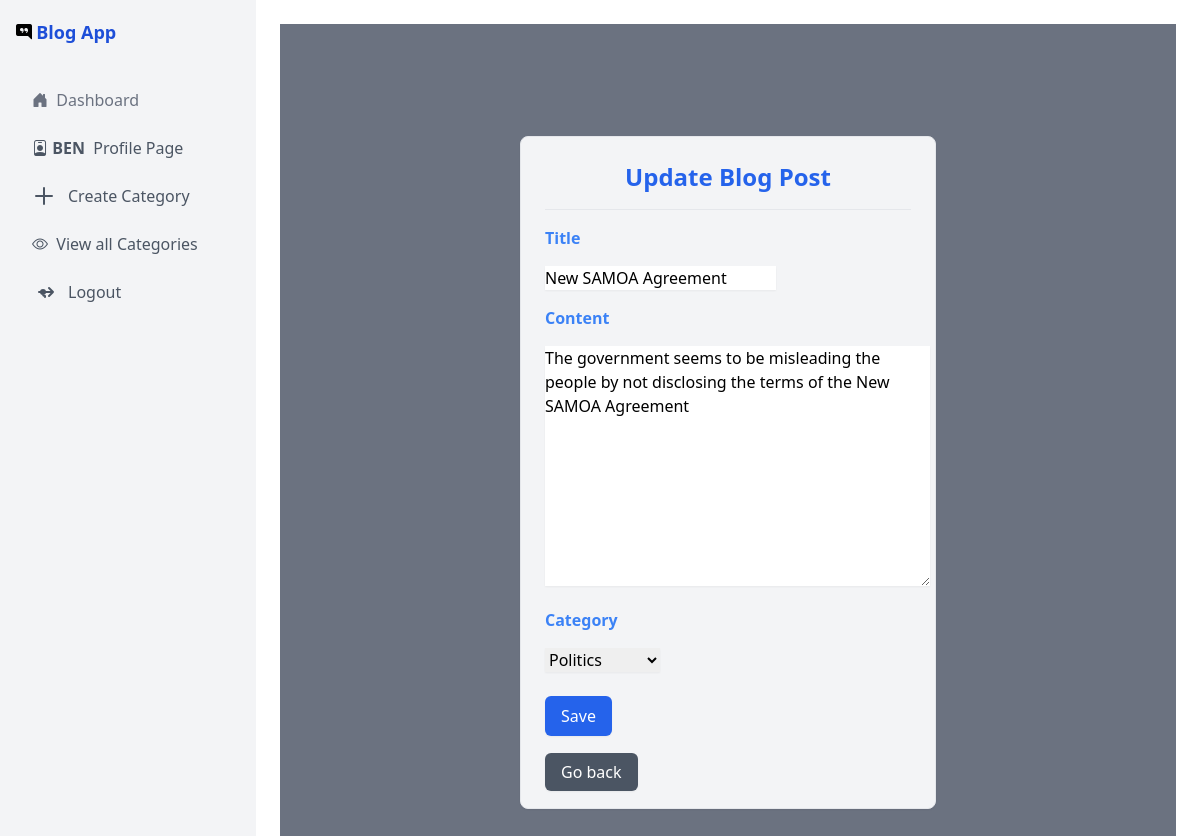
/update-blogpost/4/ (signed in), run on the app's committed database.
### accounts/models.py (models this page shows, shortened)
class CustomUser(AbstractUser):
    username = None
    email = models.EmailField(db_index=True, unique=True, validators=[validate_email])
    profile_pix = models.ImageField(upload_to='profile_pix/', default='profile_pix/sample.png')
    objects = UserManager()
    USERNAME_FIELD = 'email'
    REQUIRED_FIELDS = []
    EMAIL_FIELD = 'email'
    class Meta:
        ordering = ['-date_joined']

### blog/models.py (models this page shows, shortened)
class BlogPost(models.Model):
    title = models.CharField(max_length=255)
    content = models.TextField()
    category = models.ForeignKey(Category, on_delete=models.SET_NULL, null=True, blank=True)
    author = models.ForeignKey(settings.AUTH_USER_MODEL, on_delete=models.CASCADE)
    created_at = models.DateTimeField(auto_now_add=True)
    modified_at = models.DateTimeField(auto_now=True)
    class Meta:
        ordering = ['-created_at']

### blog/views.py (the view, shortened to what this page needs)
# urls.py: path("update-blogpost/<pk>/", views.BlogPostUpdateView.as_view(), name="update-blogpost"),
class BlogPostUpdateView(LoginRequiredMixin, UpdateView):
    model = BlogPost
    form_class = CreateBlogPostForm
    template_name = 'blog/update_blog_post.html'
    success_url = reverse_lazy('blogposts')
    def dispatch(self, request, *args, **kwargs):
        blogpost = self.get_object()
        if blogpost.author != self.request.user:
            messages.error(self.request, 'You are not authorized to update this blog post.')
            return redirect('blogposts')
        return super().dispatch(request, *args, **kwargs)

### blog/forms.py
class CreateBlogPostForm(forms.ModelForm):
    class Meta:
        model = BlogPost
        fields = ['title', 'content', 'category']

### blog/models.py (called while the page is built)
    def __str__(self):
        return self.name

### blog/templatetags/custom_filters.py (called while the page is built)
@register.filter(name='add_class')
def add_class(value, arg):
    return value.as_widget(attrs={'class': arg})

### blog/templates/blog/update_blog_post.html (shortened to what this page needs)
{% extends 'blog/base.html' %}
{% block content %}
{% load custom_filters %}
<div class="flex justify-center items-center min-h-screen bg-gray-500">
    <div class="w-full max-w-md p-4">
        <div class="bg-gray-100 border border-primary shadow-sm rounded-lg">
            <div class="p-6">
                <h5 class="text-2xl font-bold text-center text-blue-600 mb-4">Update Blog Post</h5>
                <hr class="mb-4">
                <form method="post">{% csrf_token %}
                    {% for field in form %}
                        <label class="block font-bold text-blue-500 mb-2">{{ field.label }}</label>
                        <div class="mb-4">
                            {{ field|add_class:"form-control shadow-sm mt-2" }}
                        </div>
                    {% endfor %}
                    <input class="btn btn-primary shadow-sm mt-2 px-4 py-2 bg-blue-600 text-white rounded-md cursor-pointer" type="submit" value="Save">
                </form>
                <br>
                <a class="btn btn-primary shadow-sm mt-2 px-4 py-2 bg-gray-600 text-white rounded-md cursor-pointer" onclick="history.go(-1)">Go back</a>
            </div>
        </div>
    </div>
</div>
{% endblock %}

### blog/templates/blog/base.html (shortened to what this page needs)
<!DOCTYPE html>
<html lang="en">
<head>
<link rel="stylesheet" href="//code.jquery.com/ui/1.12.1/themes/base/jquery-ui.css">
{% load static %}
<script src="https://cdn.tailwindcss.com"></script>
</head>
{% block body%}
<body class="flex h-screen">
{% endblock %}
<div class="w-64 bg-gray-100 text-dark flex-shrink-0 hidden md:block">
    <div class="flex items-center h-16 bg-gray-100 px-4">
        <i class="bi bi-chat-right-quote-fill"></i>
        <h1 class="text-lg font-bold text-blue-700">
            <a href="{% url 'blogposts' %}">Blog App</a>
            </h1>
    </div>
    <nav class="flex flex-col p-4 space-y-2">
        <a href="{% url 'blogposts' %}" class="nav-link flex items-center px-4 py-2 text-gray-500 hover:bg-gray-700 hover:text-white">
            <i class="bi bi-house-door-fill"></i>&nbsp; Dashboard
        </a>
        {% if user.is_authenticated %}
        <a href="{% url 'user-profile' %}" class="nav-link flex items-center px-4 py-2 text-gray-600 hover:bg-gray-700 hover:text-white">
            <i class="bi bi-person-badge"> </i> &nbsp;
            <span class="font-bold">{{ user.first_name|upper }}</span> &nbsp; Profile Page
        </a>
        <a href="{% url 'create-category' %}" class="nav-link flex items-center px-4 py-2 text-gray-600 hover:bg-gray-700 hover:text-white">
            <svg class="w-6 h-6 mr-3" fill="none" stroke="currentColor" viewBox="0 0 24 24" xmlns="http://www.w3.org/2000/svg">
                <path stroke-linecap="round" stroke-linejoin="round" stroke-width="2" d="M12 4v16m8-8H4"></path>
            </svg>
            Create Category
        </a>
        <a href="{% url 'categories' %}" class="nav-link flex items-center px-4 py-2 text-gray-600 hover:bg-gray-700 hover:text-white">
            <i class="bi bi-eye"> </i> &nbsp; View all Categories
        </a>
        <a href="{% url 'logout' %}" class="nav-link flex items-center px-4 py-2 text-gray-600 hover:bg-gray-700 hover:text-white">
            <svg class="w-6 h-6 mr-3" fill="none" stroke="currentColor" viewBox="0 0 24 24" xmlns="http://www.w3.org/2000/svg">
                <path stroke-linecap="round" stroke-linejoin="round" stroke-width="2" d="M17 16l4-4m0 0l-4-4m4 4H7m6 4v1m0-1a2 2 0 110-4m0 4v1m0-5a2 2 0 10-4 0 2 2 0 004 0z"></path>
            </svg>
            Logout
        </a>
        {% endif %}
    </nav>
</div>
<div class="flex-1 p-6">
    {% block content %}
    {% endblock %}
</div>
<link rel="stylesheet" href="https://cdn.jsdelivr.net/npm/bootstrap-icons@1.5.0/font/bootstrap-icons.css">
</body>
</html>

### data on the page
CustomUser: first_name "BEN"
BlogPost: form "New SAMOA Agreement" "The government seems to be misleading the people by not disclosing the terms of the New SAMOA Agreement" "Politics"

### other printed values
{{ field.label }} "Title" "Content" "Category"
